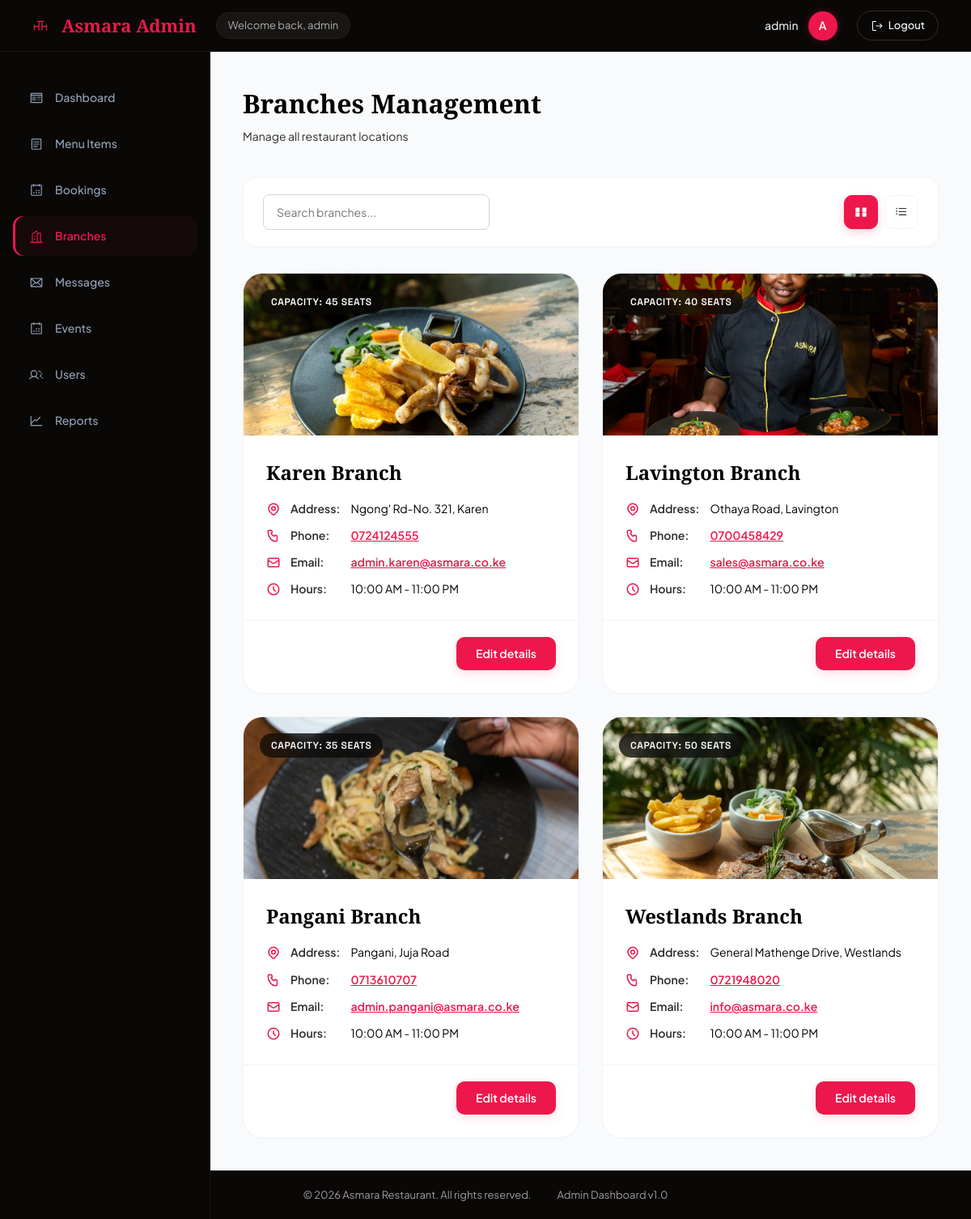
Screenshot of /backend/admin/branches.php (signed in) with the database file from the repository.
### tables this page shows
CREATE TABLE `branches` (
  `id` int(11) NOT NULL AUTO_INCREMENT,
  `name` varchar(100) NOT NULL,
  `address` text NOT NULL,
  `phone` varchar(20) NOT NULL,
  `email` varchar(100) NOT NULL,
  `opening_hours` varchar(100) DEFAULT NULL,
  `capacity` int(11) DEFAULT 50,
  `latitude` decimal(10,8) DEFAULT NULL,
  `longitude` decimal(10,8) DEFAULT NULL,
  `subtitle` varchar(255) DEFAULT NULL,
  `summary` text DEFAULT NULL,
  `long_description` text DEFAULT NULL,
  `seo_keywords` text DEFAULT NULL,
  `hero_image` varchar(255) DEFAULT NULL,
  `created_at` timestamp NOT NULL DEFAULT current_timestamp(),
  `updated_at` timestamp NOT NULL DEFAULT current_timestamp() ON UPDATE current_timestamp(),
  PRIMARY KEY (`id`),
  UNIQUE KEY `name` (`name`),
  KEY `idx_name` (`name`)
);

### backend/database/Connection.php (called while the page is built, shortened)
<?php
class Database {
    private static $instance = null;
    private $connection;
    private function __construct() {
        try {
            $dsn = "mysql:host=" . DB_HOST . ";dbname=" . DB_NAME . ";charset=" . DB_CHARSET;
            $this->connection = new PDO(
                $dsn,
                DB_USER,
                DB_PASS,
                [
                    PDO::ATTR_ERRMODE => PDO::ERRMODE_EXCEPTION,
                    PDO::ATTR_DEFAULT_FETCH_MODE => PDO::FETCH_ASSOC,
                    PDO::ATTR_EMULATE_PREPARES => false,
                ]
            );
        } catch (PDOException $e) {
            die('Database connection failed: ' . $e->getMessage());
        }
    }
    public static function getInstance() {
        if (self::$instance === null) {
            self::$instance = new self();
        }
        return self::$instance;
    }
    public function query($sql, $params = []) {
        try {
            $stmt = $this->connection->prepare($sql);
            $stmt->execute($params);
            return $stmt;
        } catch (PDOException $e) {
            error_log('Database query error: ' . $e->getMessage());
            throw new Exception('Database query failed: ' . $e->getMessage());
        }
    }
    public function getRows($sql, $params = []) {
        $stmt = $this->query($sql, $params);
        return $stmt->fetchAll();
    }
}

### backend/database/BranchRepository.php (called while the page is built, shortened)
<?php
require_once __DIR__ . '/Connection.php';
class BranchRepository {
    private $db;
    public function __construct() {
        $this->db = Database::getInstance();
    }
    public function getAll() {
        $sql = "SELECT * FROM branches ORDER BY name ASC";
        return $this->db->getRows($sql);
    }
}

### backend/admin/branches.php (the view, shortened to what this page needs)
<?php
require_once __DIR__ . '/../database/Connection.php';
require_once __DIR__ . '/../database/BranchRepository.php';
$branchRepo = new BranchRepository();
$action = $_GET['action'] ?? 'list';
$branches = $branchRepo->getAll();
$edit_branch = null;
?>
<?php include 'header.php'; ?>
<?php
function admin_preview_src($url) {
    if (strpos($url, 'images/') === 0) {
        return '/frontend/' . $url;
    }
    $p = preg_replace('/^\.\./', '', $url);
    return $p;
}
?>
            <div class="page-header">
                <h1 class="page-title">Branches Management</h1>
                <p class="page-subtitle">Manage all restaurant locations</p>
            </div>
            <div class="page-content">
                <?php if ($action === 'edit' && $edit_branch): ?>
                    <div class="form-container">
                        <a href="?action=list" class="back-link">← Back to Branches</a>
                        <h3>Edit <?php echo htmlspecialchars($edit_branch['name']); ?></h3>
                        <form method="POST" class="branch-form" enctype="multipart/form-data">
                            <input type="hidden" name="action_type" value="update">
                            <input type="hidden" name="branch_id" value="<?php echo $edit_branch['id']; ?>">
                            <div class="form-row">
                                <div class="form-group">
                                    <label>Branch Name</label>
                                    <input
                                        type="text"
                                        value="<?php echo htmlspecialchars($edit_branch['name']); ?>"
                                        disabled
                                    >
                                </div>
                                <div class="form-group">
                                    <label>Email *</label>
                                    <input
                                        type="email"
                                        name="email"
                                        placeholder="branch@asmara.co.ke"
                                        value="<?php echo htmlspecialchars($edit_branch['email'] ?? ''); ?>"
                                        required
                                    >
                                </div>
                            </div>
                            <div class="form-row">
                                <div class="form-group">
                                    <label>Phone *</label>
                                    <input
                                        type="tel"
                                        name="phone"
                                        placeholder="+254 7XX XXX XXX"
                                        value="<?php echo htmlspecialchars($edit_branch['phone'] ?? ''); ?>"
                                        required
                                    >
                                </div>
                                <div class="form-group">
                                    <label>Capacity (Seats) *</label>
                                    <input
                                        type="number"
                                        name="capacity"
                                        placeholder="50"
                                        value="<?php echo htmlspecialchars($edit_branch['capacity'] ?? 50); ?>"
                                        min="10"
                                        max="500"
                                        required
                                    >
                                </div>
                            </div>
                            <div class="form-group">
                                <label>Address *</label>
                                <textarea
                                    name="address"
                                    placeholder="Full address"
                                    rows="2"
                                    required
                                ><?php echo htmlspecialchars($edit_branch['address'] ?? ''); ?></textarea>
                            </div>
                            <div class="form-group">
                                <label>Opening Hours *</label>
                                <input
                                    type="text"
                                    name="opening_hours"
                                    placeholder="e.g., 10:00 AM - 11:00 PM"
                                    value="<?php echo htmlspecialchars($edit_branch['opening_hours'] ?? ''); ?>"
                                    required
                                >
                            </div>
                            <div class="form-group">
                                <label>Hero Image</label>
                                <div class="upload-dropzone">
                                    <div class="thumbnail-preview" id="branch-image-preview">
                                        <?php if (!empty($edit_branch['hero_image'])): ?>
                                            <img src="<?php echo htmlspecialchars(admin_preview_src($edit_branch['hero_image'])); ?>" alt="current">
                                        <?php else: ?>
                                            <svg width="40" height="30" viewBox="0 0 24 24" fill="none"><path d="M3 7a2 2 0 0 1 2-2h14a2 2 0 0 1 2 2v10a2 2 0 0 1-2 2H5a2 2 0 0 1-2-2V7z" stroke="#cbd5e1" stroke-width="1.5" stroke-linecap="round" stroke-linejoin="round"/><path d="M21 15l-5-5-4 4-7-7" stroke="#cbd5e1" stroke-width="1.5" stroke-linecap="round" stroke-linejoin="round"/></svg>
                                        <?php endif; ?>
                                    </div>
                                    <div>
                                        <div class="upload-instructions">Upload a cover photo for this branch. Recommended: 1200x600 JPG/PNG.</div>
                                        <input type="file" name="hero_image" id="branch-image-input" accept="image/*" style="margin-top:8px;">
                                    </div>
                                </div>
                            </div>
                            <div class="form-actions">
                                <button type="submit" class="btn btn-primary">Save Changes</button>
                                <a href="?action=list" class="btn btn-secondary">Cancel</a>
                            </div>
                        </form>
                    </div>
                <?php else: ?>
                    <div class="filter-bar-premium">
                        <div class="filter-left-actions">
                            <input
                                type="text"
                                id="branch-search-input"
                                placeholder="Search branches..."
                                class="filter-search-input"
                                onkeyup="filterBranches()"
                            >
                        </div>
                        <div class="view-toggle-container">
                            <button class="view-toggle-btn active" id="btnBranchCardView" title="Card View" onclick="setBranchViewMode('card')">
                            </button>
                            <button class="view-toggle-btn" id="btnBranchListView" title="List View" onclick="setBranchViewMode('list')">
                            </button>
                        </div>
                    </div>
                    <div class="items-display-wrapper">
                        <div class="branches-grid premium-branches card-view-mode" id="branchesDisplayGrid">
                            <?php foreach ($branches as $branch): ?>
                                <div class="branch-card-premium" data-name="<?php echo htmlspecialchars(strtolower($branch['name'])); ?>">
                                    <div class="branch-premium-hero">
                                        <?php if (!empty($branch['hero_image'])): ?>
                                            <img src="<?php echo htmlspecialchars(admin_preview_src($branch['hero_image'])); ?>" alt="<?php echo htmlspecialchars($branch['name']); ?>">
                                        <?php endif; ?>
                                        <div class="branch-premium-badge">Capacity: <?php echo htmlspecialchars($branch['capacity']); ?> seats</div>
                                    </div>
                                    <div class="branch-premium-body">
                                        <div class="branch-premium-title"><?php echo htmlspecialchars($branch['name']); ?> Branch</div>
                                        <div class="branch-premium-info-list">
                                            <div class="branch-premium-info-row">
                                                <div><strong>Address:</strong> <?php echo htmlspecialchars($branch['address'] ?? 'N/A'); ?></div>
                                            </div>
                                            <div class="branch-premium-info-row">
                                                <div><strong>Phone:</strong> <a href="tel:<?php echo htmlspecialchars($branch['phone']); ?>" style="color:var(--color-primary); font-weight:600;"><?php echo htmlspecialchars($branch['phone']); ?></a></div>
                                            </div>
                                            <div class="branch-premium-info-row">
                                                <svg width="18" height="18" fill="none" stroke="currentColor" stroke-width="2" viewBox="0 0 24 24"><path stroke-linecap="round" stroke-linejoin="round" d="M3 8l7.89 5.26a2 2 0 002.22 0L21 8M5 19h14a2 2 0 002-2V7a2 2 0 00-2-2H5a2 2 0 00-2 2v10a2 2 0 002 2z"/></svg>
                                                <div><strong>Email:</strong> <a href="mailto:<?php echo htmlspecialchars($branch['email']); ?>" style="color:var(--color-primary); font-weight:600;"><?php echo htmlspecialchars($branch['email']); ?></a></div>
                                            </div>
                                            <div class="branch-premium-info-row">
                                                <svg width="18" height="18" fill="none" stroke="currentColor" stroke-width="2" viewBox="0 0 24 24"><path stroke-linecap="round" stroke-linejoin="round" d="M12 8v4l3 3m6-3a9 9 0 11-18 0 9 9 0 0118 0z"/></svg>
                                                <div><strong>Hours:</strong> <?php echo htmlspecialchars($branch['opening_hours'] ?? 'N/A'); ?></div>
                                            </div>
                                        </div>
                                    </div>
                                    <div class="branch-premium-footer">
                                        <a href="?action=edit&id=<?php echo $branch['id']; ?>" class="action-btn" style="padding: 10px 24px; border-radius:10px;">Edit details</a>
                                    </div>
                                </div>
                            <?php endforeach; ?>
                        </div>
                    </div>
                <?php endif; ?>
            </div>
<?php include 'footer.php'; ?>

### rows the page displays
branches: hero_image (picture), capacity "45", name "Karen", address "Ngong' Rd-No. 321, Karen", phone "0724124555", email "admin.karen@asmara.co.ke", opening_hours "10:00 AM - 11:00 PM"
branches: hero_image+name (picture), capacity "40", name "Lavington", address "Othaya Road, Lavington", phone "0700458429", email "sales@asmara.co.ke", opening_hours "10:00 AM - 11:00 PM"
branches: hero_image (picture), capacity "35", name "Pangani", address "Pangani, Juja Road", phone "0713610707", email "admin.pangani@asmara.co.ke", opening_hours "10:00 AM - 11:00 PM"
branches: hero_image (picture), capacity "50", name "Westlands", address "General Mathenge Drive, Westlands", phone "0721948020", email "info@asmara.co.ke", opening_hours "10:00 AM - 11:00 PM"

### other values shown
$current_user['username'] "admin"
substr($current_user['username'], 0, 1) "A"
